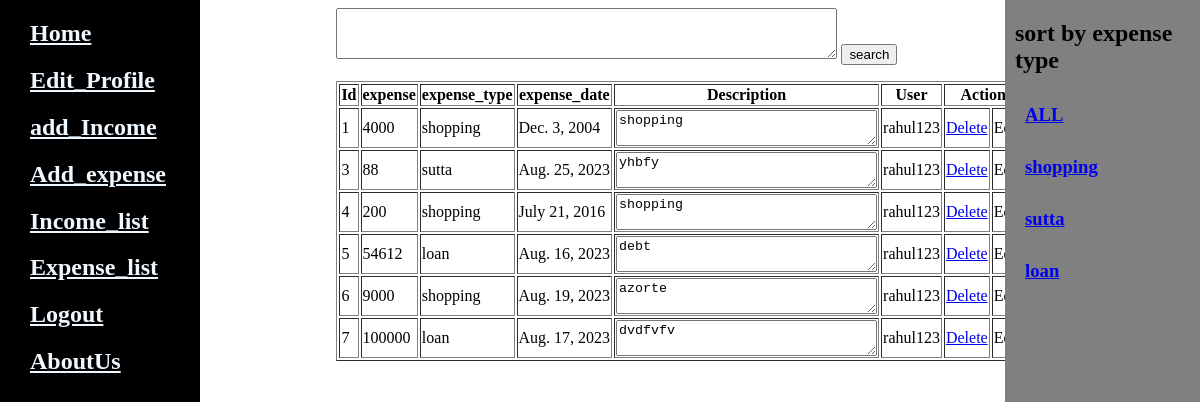
Page /expense_list (signed in) on the committed database.
### expense/models.py (models this page shows)
class Expense(models.Model):
    expense=models.IntegerField()
    expense_type=models.CharField(max_length=30)
    expense_date=models.DateField()
    description=models.TextField(max_length=300)
    user=models.ForeignKey(User,on_delete=models.CASCADE)
    class Meta:
        db_table='expense'

### expense/views.py (the view)
# urls.py: path('expense_list',v.expense_list, name='explist'),
def expense_list(request):
    uid=request.session.get('uid')
    explist=Expense.objects.filter(user=uid)
    expt=set()
    for i in explist:
        expt.add(i.expense_type)
    context={'expe':explist, 'expt':expt}
    return render(request, 'expense_list.html', context)

### expense/templates/expense_list.html (shortened to what this page needs)
{%extends 'sidebar.html'%}
{%block body%}
<form method="post" action="{%url 'expense:expense_search'%}">
    <textarea name="srch" id="" cols="60" rows="3"></textarea>
    <input type="submit" value="search">
</form>
{%if expe%}
<table border="1">
    <tr>
        <th>Id</th>
        <th>expense</th>
        <th>expense_type</th>
        <th>expense_date</th>
        <th>Description</th>
        <th>User</th>
        <th colspan="2">Action</th>
    </tr>
    {%for i in expe%}
    <tr>
        <td>{{i.id}}</td>
        <td>{{i.expense}}</td>
        <td>{{i.expense_type}}</td>
        <td>{{i.expense_date}}</td>
        <td><textarea name="" id="" cols="30">{{i.description}}</textarea></td>
        <td>{{i.user}}</td>
        <td><a href="{%url 'expense:delete' i.id%}">Delete</a></td>
        <td><a>Edit</a></td>
    </tr>
    {%endfor%}
</table>
{%else%}
<h1>no records found.......</h1>
{%endif%}
<div class="rside">
    <h2>sort by expense type</h2>
    <h3><a href="{%url 'expense:explist'%}">ALL</a></h3>
    {%for i in expt%}
    <h3><a href="{%url 'expense:ext' i %}">{{i}}</a></h3>
    {%endfor%}
</div>
{%endblock%}

### account/templates/sidebar.html (shortened to what this page needs)
{%load static%}
<link rel="stylesheet" href="{%static 'css/style.css'%}">
<div class="side">
    <h2><a href="/">Home</a></h2>
    {% if user.is_authenticated %}
    <h2><a href="">Edit_Profile</a></h2>
    <h2><a href="{%url 'income:inc'%}">add_Income</a></h2>
    <h2><a href="{%url 'expense:exp'%}">Add_expense</a></h2>
    <h2><a href="{%url 'income:list'%}">Income_list</a></h2>
    <h2><a href="{%url 'expense:explist'%}">Expense_list</a></h2>
    <h2><a href="{%url 'account:logout'%}">Logout</a></h2>
    {%else%}
    <h2><a href="{%url 'account:reg'%}">Register</a></h2>
    <h2><a href="{%url 'account:login'%}">Login</a></h2>
    {%endif%}
    <h2><a href="">AboutUs</a></h2>
</div>
<div class="main">
    {%block body%}
    {%endblock%}
</div>

### account/static/css/style.css (style rules this page uses)
.side { width: 200px; height: 100%; background-color: black; position: fixed; top: 0%; left: 0%; }
.main { padding-left: 210px; }
.side a { margin: 10px; padding: 10px; color: aliceblue; }

### expense/templates/expense_list.html (style rules this page uses)
.rside { width: 195px; height: 100%; background-color: grey; position: fixed; top: 0%; right: 0%; }
h3 { margin: 10px; padding: 10px; }
h2 { margin-left: 10px; }

### account/templates/sidebar.html (style rules this page uses)
.main { margin-left: 10%; }

### rows in the picture
Expense: id "1", expense "4000", expense_type "shopping", expense_date "Dec. 3, 2004", description "shopping", user "rahul123", expt "shopping"
Expense: id "3", expense "88", expense_type "sutta", expense_date "Aug. 25, 2023", description "yhbfy", user "rahul123", expt "sutta"
Expense: id "4", expense "200", expense_type "shopping", expense_date "July 21, 2016", description "shopping", user "rahul123"
Expense: id "5", expense "54612", expense_type "loan", expense_date "Aug. 16, 2023", description "debt", user "rahul123", expt "loan"
Expense: id "6", expense "9000", expense_type "shopping", expense_date "Aug. 19, 2023", description "azorte", user "rahul123"
Expense: id "7", expense "100000", expense_type "loan", expense_date "Aug. 17, 2023", description "dvdfvfv", user "rahul123"
